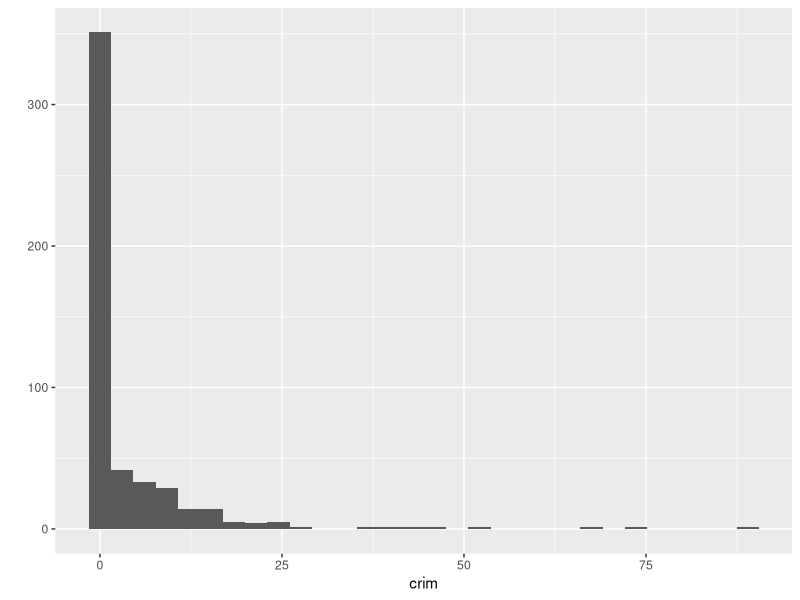
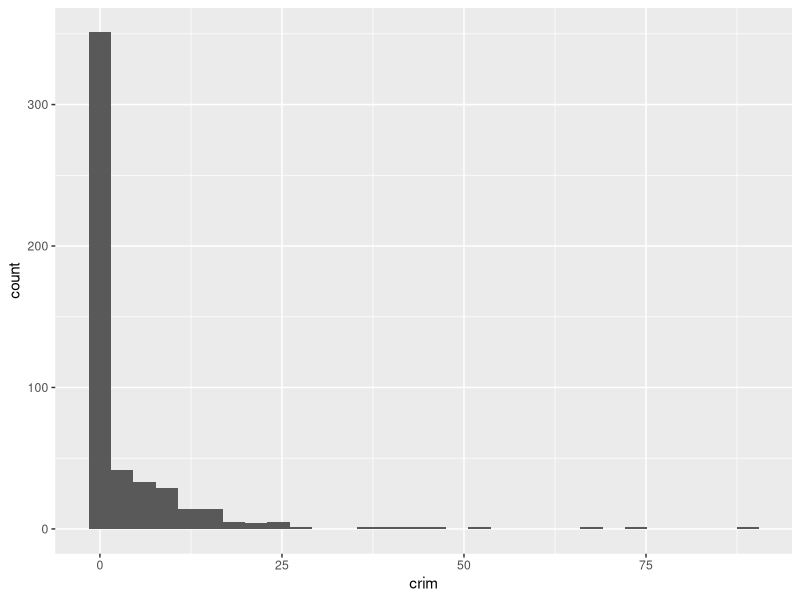
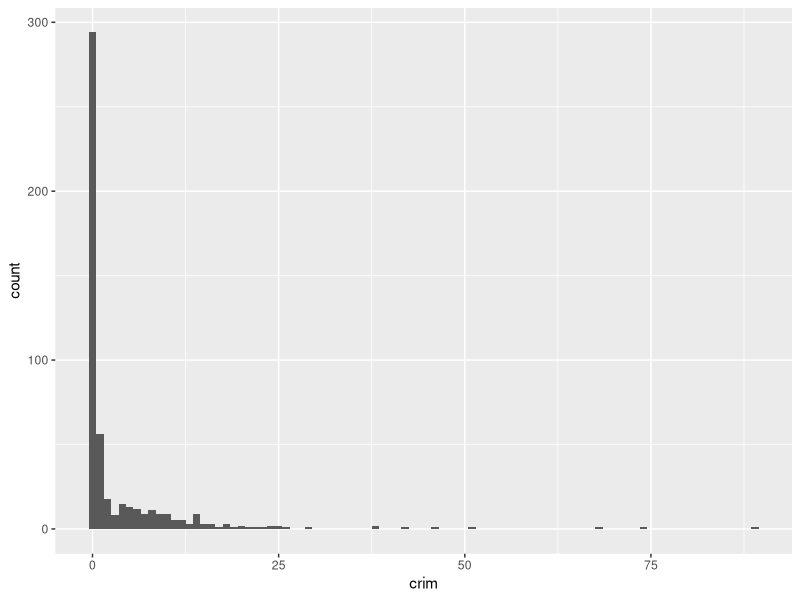
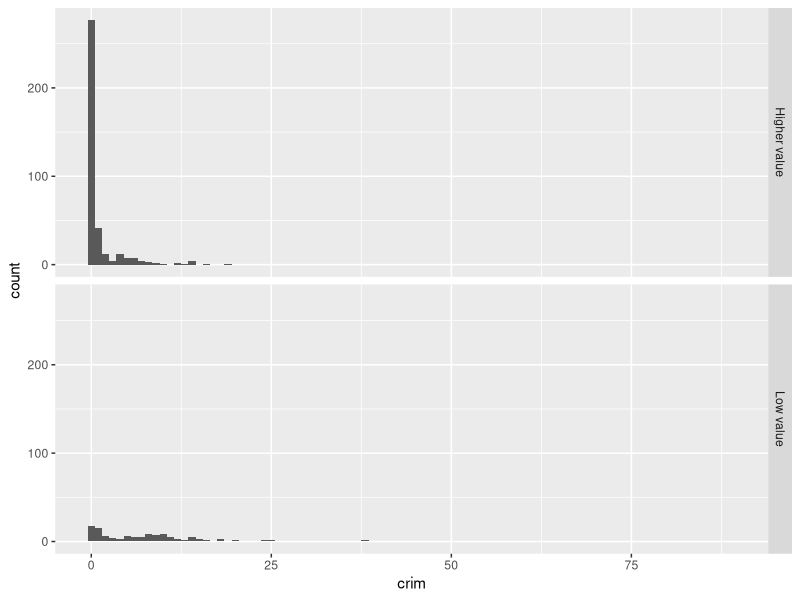
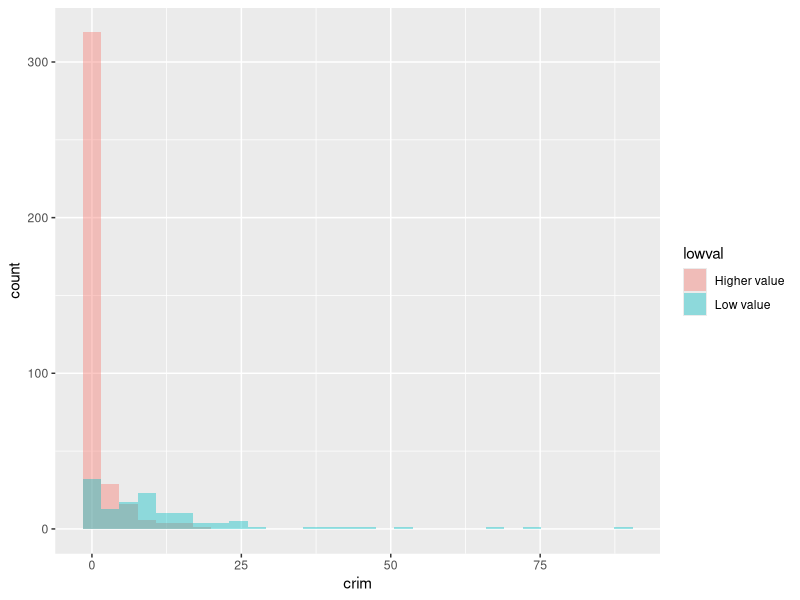
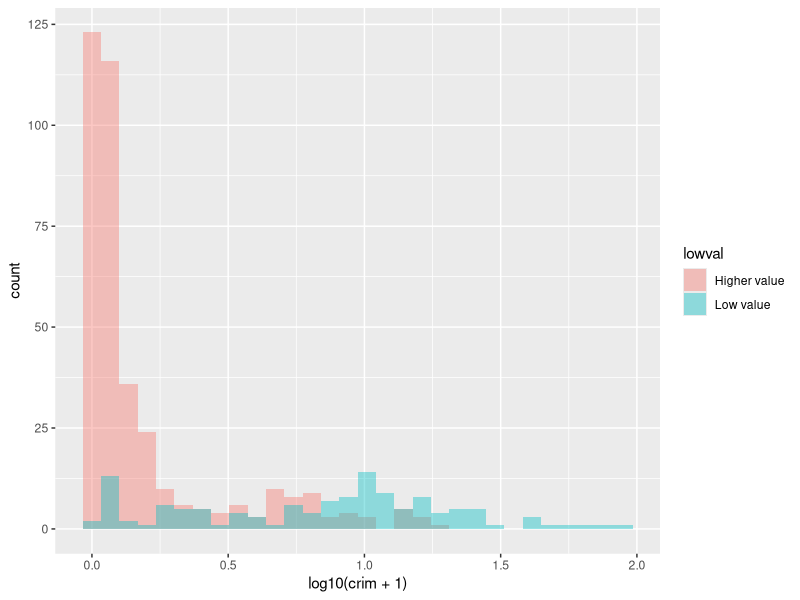
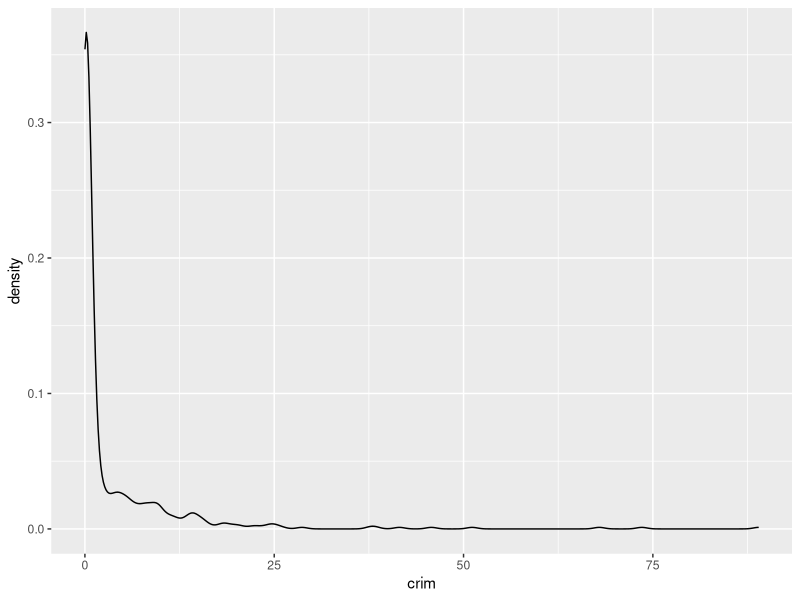
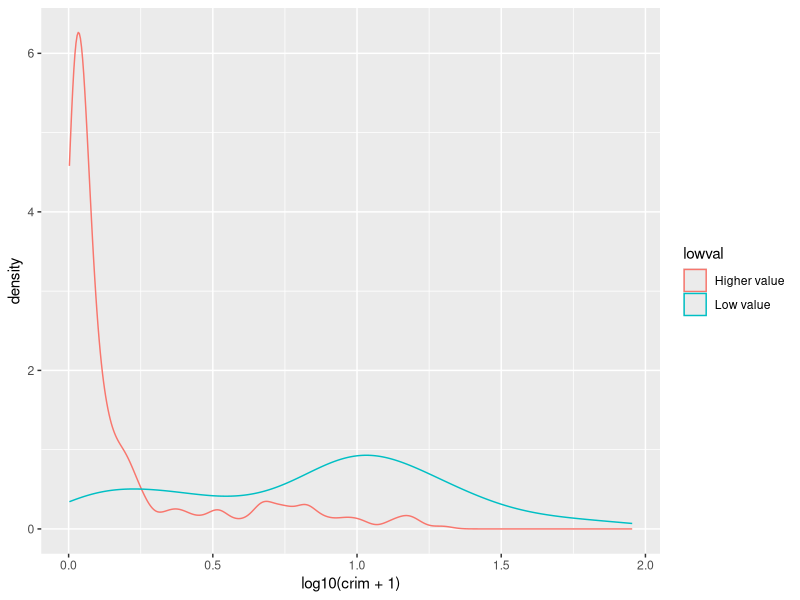

The R source for these figures, in order: (Note: this script raises an error after producing the figures.)
## ---- chunk 1
library(ggplot2)
data(Boston, package="MASS")
qplot(crim, data = Boston)

## ---- chunk 2
ggplot(Boston, aes(x = crim)) + #The "aes" argument defines the aesthetics for the plot, here we are telling R the data we will represent comes from the Boston data and our X variable, displayed in the X axis, will be Per capita crime rate. So we are specfying we are using the "crim" variable to display a position in the X axis.
  geom_histogram() #If we just run the function in the first line we won't be plotting anything, we have to gell R what type of object, or geom, is going to represent the data that we specified in the aesthetics. There are multiple geoms we can use. For a histogram we use the geom_histogram.

## ---- chunk 3
ggplot(Boston, aes(x = crim)) +
  geom_histogram(binwidth = 1) #We can pass arguments to the the geoms, here we are changing the size of the bins (for further details on other arguments you can check the help files)

## ---- chunk 4
#Let's sum the number of towns with a value lower than 1 in the per capita crime rate
sum(Boston$crim < 1)

## ---- chunk 5
#How to create a categorical variable based on information from a quantitative variable
#First we tell R to create a new vector ("lowval") in the Boston data frame. This vector will be assigned the character value "Low value" when the condition within the square brackets is met. That is, we are saying that whenever the value in "medv" is below 17.02 then the new variable lowval will equal "Low value"
Boston$lowval[Boston$medv <= 17.02] <- "Low value" #I have chosen 17.02 as this is the first quartile for medv
#Now we define the other values as "Higher Value"
Boston$lowval[Boston$medv > 17.02] <- "Higher value"
Boston$lowval <- as.factor(Boston$lowval) #The variable we created was a character vector, this step transforms it into a factor (many functions designed to work with categorical variables expect a factor as an input, not just a character vector)
## ---- chunk 6
ggplot(Boston, aes(x = crim)) +
  geom_histogram(binwidth = 1) +
  facet_grid(lowval ~ .) #Facets are another element of the grammar of graphics, we use it to define subsets of the data to be represented as multiple groups, here we are asking R to produce two plots defined by the two levels of the factor we just created.

## ---- chunk 7
ggplot(Boston, aes(x = crim, fill = lowval)) + #"fill" identifies the factor grouping the cases
  geom_histogram(position = "identity", alpha = 0.4) #"position = identity"" tells R to overlay the distributions and "alpha"" asks for the degree of transparency, a lower value will be more transparent

## ---- chunk 8
ggplot(Boston, aes(x = log10(crim + 1), fill = lowval)) +
  geom_histogram(position = "identity", alpha = 0.4)

## ---- chunk 9
ggplot(Boston, aes(x = crim)) +
  geom_density() 

## ---- chunk 10
#We are mapping "lowval" as the variable colouring the lines 
ggplot(Boston, aes(x = log10(crim + 1), colour = lowval)) + 
  geom_density() 

## ---- chunk 11
ggplot(Boston, aes(x = log10(crim + 1), fill = lowval)) + 
  geom_density(alpha = .3)

## ---- chunk 12
ggplot(Boston, aes(x = 1, y = medv)) + 
  geom_boxplot() +
  scale_x_continuous(breaks = NULL) + #removes the tick markers from the x axis
  theme(axis.title.x = element_blank())

## ---- chunk 13
ggplot(Boston, aes(x = lowval, y=log10(crim + 1))) +
  geom_boxplot()

## ---- chunk 14
#A comparative boxplot of ethnicity and worry about violent crime
ggplot(BCS0708, aes(x = ethgrp2, y = tcviolent)) +
  geom_boxplot()

## ---- chunk 15
#A nicer comparative boxplot (excluding NA and reordering the X variable)
ggplot(subset(BCS0708, !is.na(ethgrp2) & !is.na(tcviolent)), 
       aes(x = reorder(ethgrp2, tcviolent, FUN = median), y = tcviolent)) +
        geom_boxplot()

## ---- chunk 16
#A scatterplot of crime versus median value of the properties
ggplot(Boston, aes(x = medv, y = crim)) +
  geom_point()

## ---- chunk 17
ggplot(Boston, aes(x = medv, y = crim)) +
  geom_point(alpha=.4) #you will have to test different values for alpha

## ---- chunk 18
ggplot(BCS0708, aes(x = age, y = tcviolent)) +
  geom_point()
ggplot(BCS0708, aes(x = age, y = tcviolent)) +
  geom_point(alpha=.2)

## ---- chunk 19
ggplot(BCS0708, aes(x = age, y = tcviolent)) +
  geom_point(alpha=.2, position="jitter") #Alternatively you could replace geom_point() with geom_jitter() in which case you don't need to specify the position
## ---- chunk 20
ggplot(BCS0708, aes(x = age, y = tcviolent)) +
  stat_bin2d()
#The same but with nicer graphical parameters
ggplot(BCS0708, aes(x = age, y = tcviolent)) +
  stat_bin2d(bins=50) + #by increasing the number of bins we get more granularity
  scale_fill_gradient(low = "lightblue", high = "red") #change colors

## ---- chunk 21
ggplot(Boston, aes(x = medv, y = crim)) +
  geom_point(alpha=.4) +
  geom_line(stat='summary', fun.y=mean)
## ---- chunk 22
ggplot(Boston, aes(x = medv, y = crim)) +
  geom_point(alpha=.4) +
  geom_smooth(colour="red", size=1, se=FALSE) #We'll explain later this semester what the se argument does, colour is simply asking for a red line instead of blue (which I personally find harder to see. I'm also making the line a bit thicker with size 1)
## ---- chunk 23
#Scatterplot with two quantitative variables and a grouping variable, we are telling R to tell "chas", a numeric vector, as a factor. 
ggplot(Boston, aes(x = medv, y = crim, colour = as.factor(chas))) +
  geom_point() 
## ---- chunk 24
ggplot(Boston, aes(x = medv, y = crim, colour = as.factor(chas))) +
  geom_point(alpha=.4) + #I am doing the points semi-transparent to see the lines better
  geom_smooth(se=FALSE, size=1) #I am doing the lines thicker to see them better

## ---- chunk 25
ggplot(Boston, aes(x = medv, y = crim, colour = lstat)) +
  geom_point() 

## ---- chunk 26
ggplot(Boston, aes(x = medv, y = crim, size = lstat)) +
  geom_point() #You may want to add alpha for some transparency here.
## ---- chunk 27
ggplot(BCS0708, aes(x = age, y = tcviolent, colour = bcsvictim)) +
  geom_point(alpha=.4, position="jitter")

## ---- chunk 28
ggplot(BCS0708, aes(x = age, y = tcviolent)) +
  geom_point(alpha=.4, position="jitter") +
  facet_grid( .~ bcsvictim)
## ---- chunk 29
ggplot(BCS0708, aes(x = age, y = tcviolent, colour = bcsvictim)) +
  geom_point(alpha=.1, position="jitter") +
  geom_smooth(size=1.5, se=FALSE)

## ---- chunk 30
#I create a new data frame that only contains 4 variables included in the Boston dataset and I am calling this new data frame object BostonSM
Boston_SM <- subset(Boston, select = c(crim, medv, indus, lstat))

## ---- chunk 31
pairs(Boston_SM)

## ---- chunk 32
panel.cor <- function(x, y, digits=2, prefix="", cex.cor, ...){
  usr <- par("usr")
  on.exit(par(usr))
  par(usr = c(0, 1, 0, 1))
  r <- abs(cor(x, y, use="complete.obs"))
  txt <- format(c(r, 0.123456789), digits=digits)[1]
  txt <- paste(prefix, txt, sep="")
  if(missing(cex.cor)) cex.cor <- 0.8/strwidth(txt)
  text(0.5, 0.5, txt, cex = cex.cor * (1+r)/2)
}
panel.hist <-function(x, ...){
  usr <- par("usr")
  on.exit(par(usr))
  par(usr = c(usr[1:2], 0, 1.5))
  h <- hist(x, plot = FALSE)
  breaks <- h$breaks
  nB <- length(breaks)
  y <- h$counts
  y <- y/max(y)
  rect(breaks[-nB], 0, breaks[-1], y, col="white", ...)
}

## ---- chunk 33
pairs(Boston_SM, pch=".", #Produces smaller points to make it easier to see
      upper.panel=panel.smooth, #Adds for smoothed lines to be added to the lower panel scatterplots 
      lower.panel=panel.cor, #Ask for correlation coeffients in the upper panel using our customised functions (the size of the numer is bigger is the correlation is bigger, but notice that the coefficient does not include the sign, whether is positve or negative, you need to infer that from the scatterplot)
      diag.panel=panel.hist) #Ask for histograms in the diagonal using our customised function

## ---- chunk 34
library(GGally)
ggpairs(Boston_SM)
## ---- chunk 35
ggplot(Boston, aes(x = medv, y = crim, colour = as.factor(chas))) +
  geom_point() +
  ggtitle("Fig 1.Crime, Property Value and River Proximity of Boston Towns")

## ---- chunk 36
ggplot(Boston, aes(x = medv, y = crim, colour = as.factor(chas))) +
  geom_point() +
  ggtitle("Fig 1.Crime, Property Value and River Proximity of Boston Towns") +
  theme_bw()

## ---- chunk 37
ggplot(Boston, aes(x = medv, y = crim, colour = as.factor(chas))) +
  geom_point() +
  ggtitle("Fig 1.Crime, Property Value and River Proximity of Boston Towns") +
  labs(x = "Median Property Value (in US Dollars x 1000)",
       y = "Per capita crime rate",
       colour = "Borders the river") +
  scale_colour_discrete(labels = c("No", "Yes"))

## ---- chunk 38
#You may need to install first with install.packages("gridExtra")
library(gridExtra)
#Store your plots in various objects
p1 <- qplot(x=crim, data=Boston)
p2 <- qplot(x=indus, data=Boston)
p3 <- qplot(x=medv, data=Boston)
#Then put them all together using grid.arrange()
grid.arrange(p1, p2, p3, ncol=3) #ncol tells R we want them side by side, if you want them one in top of the other try ncol=1, in this case, however ncol=2 would possibly be the better solution. Try it!

## ---- chunk 39
ggplot(BCS0708, aes(x=walkday)) +
  geom_bar()
## ---- chunk 40
#Print the original order
print(levels(BCS0708$walkday))
#Reordering the factor levels from very safe to very unsafe (rather than by alphabet). Notice that I am creating a new variable, it is often not unwise to do this to avoid messing up your original data.
BCS0708$walkdayR <- factor(BCS0708$walkday, levels=c('very safe',
  'fairly safe','a bit unsafe','or very unsafe'))
#Plotting the variable again (and subsetting out the NA data)
ggplot(subset(BCS0708, !is.na(walkdayR)), aes(x=walkdayR)) +
  geom_bar()
## ---- chunk 41
ggplot(subset(BCS0708, !is.na(walkdayR)), aes(x=walkdayR, fill=bcsvictim)) +
  geom_bar()

## ---- chunk 42
#First we create a subset with the relevant data
.df1 <- data.frame(x = BCS0708$walkdayR, z = BCS0708$bcsvictim)
#Then we compute the proportions within the stacks
.df1 <- as.data.frame(with(.df1, prop.table(table(x, z), margin = NULL)))
#Finally we plot
stbcf <- ggplot(.df1, aes(x = x, y = Freq, fill = z)) +
  geom_bar(position = "fill", stat = "identity") +
  scale_y_continuous(expand = c(0.01, 0), labels = scales::percent_format()) + #Adapts the scale of the y axis and express the values in percentage terms
  xlab("Feelings of safety") + #Another way of changing the label for the x axis
  ylab("Percent") + #Change the label for the Y axis
  guides(fill = guide_legend(title = NULL)) #This removes the title of the legent (bcsvictim), since the labels of the categories are self-explanatory
stbcf #autoprint the plot, notice how earlier rather than printing directly I stored the plot in the object with this name (the reason is that I want to use this plot later and don't want to rerun all the code again)
rm(.df1) #to remove the data frame we created

## ---- chunk 43
#First we invoke the plot we created and stored earlier and then we add an additional specification with coord_flip()
stbcf + coord_flip()

## ---- chunk 44
sessionInfo()
